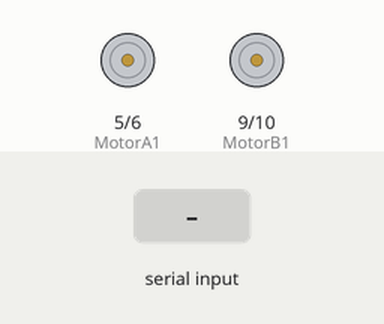
The sketch below on a simulated Arduino Uno, built with avr-gcc and run on an emulated ATmega328P. On the bench: motor-driver pin pairs drawn as motors (green arrow = first pin HIGH = forward, orange = second pin HIGH = backward, longer = more drive, scaled by the enable pin). The inputs (shaded band) are chosen by the test bench.

Above: at 1.2 s.
1.3 s: "w" received over Serial
At 1.7 s:
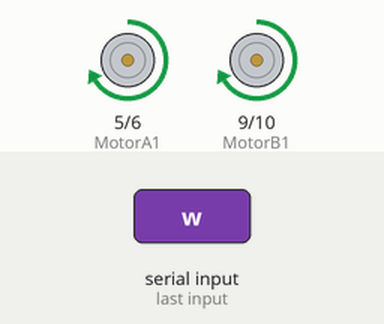
3.3 s: "d" received over Serial
At 3.7 s:
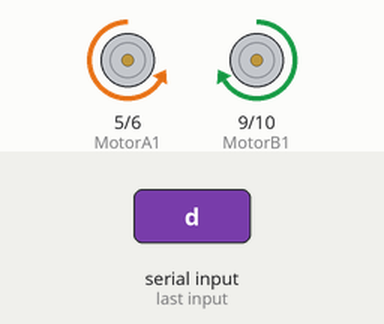
5.3 s: "a" received over Serial
At 5.6 s:
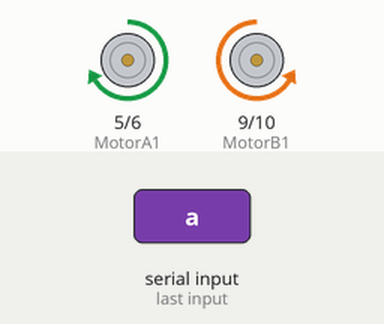
7.3 s: "s" received over Serial
At 7.7 s:
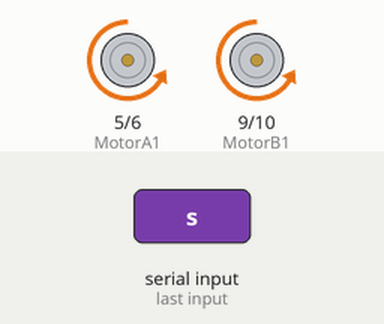
Timing chart, 0 to 10.3 s (numbered marks = the images above; inputs shaded):
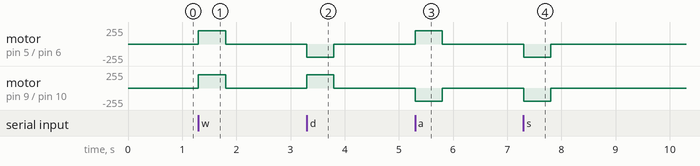

Measured:
- after the input at 1.3 s, motor on pin 5 (MotorA1) / pin 6 (MotorA2), motor on pin 9 (MotorB1) / pin 10 (MotorB2): stopped → forward 200/255 at once, → stopped 0.50 s later
- after the input at 3.3 s, motor on pin 5 (MotorA1) / pin 6 (MotorA2): stopped → backward 200/255 at once, → stopped 0.50 s later; motor on pin 9 (MotorB1) / pin 10 (MotorB2): stopped → forward 200/255 at once, → stopped 0.50 s later
- after the input at 5.3 s, motor on pin 5 (MotorA1) / pin 6 (MotorA2): stopped → forward 200/255 at once, → stopped 0.50 s later; motor on pin 9 (MotorB1) / pin 10 (MotorB2): stopped → backward 200/255 at once, → stopped 0.50 s later
- after the input at 7.3 s, motor on pin 5 (MotorA1) / pin 6 (MotorA2), motor on pin 9 (MotorB1) / pin 10 (MotorB2): stopped → backward 200/255 at once, → stopped 0.50 s later

The sketch:

MagicRobot.ino
```cpp
#define MotorAEnable 4
#define MotorA1 5
#define MotorA2 6

#define MotorBEnable 8
#define MotorB1 9
#define MotorB2 10

void setup(){
  Serial.begin(9600);
  pinMode(MotorAEnable, OUTPUT);
  pinMode(MotorA1, OUTPUT);
  pinMode(MotorA2, OUTPUT);

  pinMode(MotorBEnable, OUTPUT);
  pinMode(MotorB1, OUTPUT);
  pinMode(MotorB2, OUTPUT);
}


void loop() {
  if (Serial.available() > 0) {
    switch(Serial.read()) {
      case 'w': fw(); break;
      case 'd': right(); break;
      case 'a': left(); break;
      case 's': rv(); break;
    }
  }

  lock();
}

void lock(){
  digitalWrite(MotorA1, LOW);
  digitalWrite(MotorA2, LOW);
  digitalWrite(MotorB1, LOW);
  digitalWrite(MotorB2, LOW);

  digitalWrite(MotorAEnable, LOW);
  digitalWrite(MotorBEnable, LOW);
}

void fw() {
  analogWrite(MotorB1, 200);
  digitalWrite(MotorB2, LOW);

  analogWrite(MotorA1, 200);
  digitalWrite(MotorA2, LOW);

  digitalWrite(MotorAEnable, HIGH);
  digitalWrite(MotorBEnable, HIGH);

  delay(500);
}

void rv() {
  analogWrite(MotorB2, 200);
  digitalWrite(MotorB1, LOW);

  analogWrite(MotorA2, 200);
  digitalWrite(MotorA1, LOW);

  digitalWrite(MotorAEnable, HIGH);
  digitalWrite(MotorBEnable, HIGH);

  delay(500);
}

void left() {
  analogWrite(MotorA1, 200);
  digitalWrite(MotorA2, LOW);
  analogWrite(MotorB2, 200);
  digitalWrite(MotorB1, LOW);

  digitalWrite(MotorAEnable, HIGH);
  digitalWrite(MotorBEnable, HIGH);

  delay(500);
}

void right() {
  analogWrite(MotorA2, 200);
  digitalWrite(MotorA1, LOW);
  analogWrite(MotorB1, 200);
  digitalWrite(MotorB2, LOW);

  digitalWrite(MotorAEnable, HIGH);
  digitalWrite(MotorBEnable, HIGH);

  delay(500);
}
```
